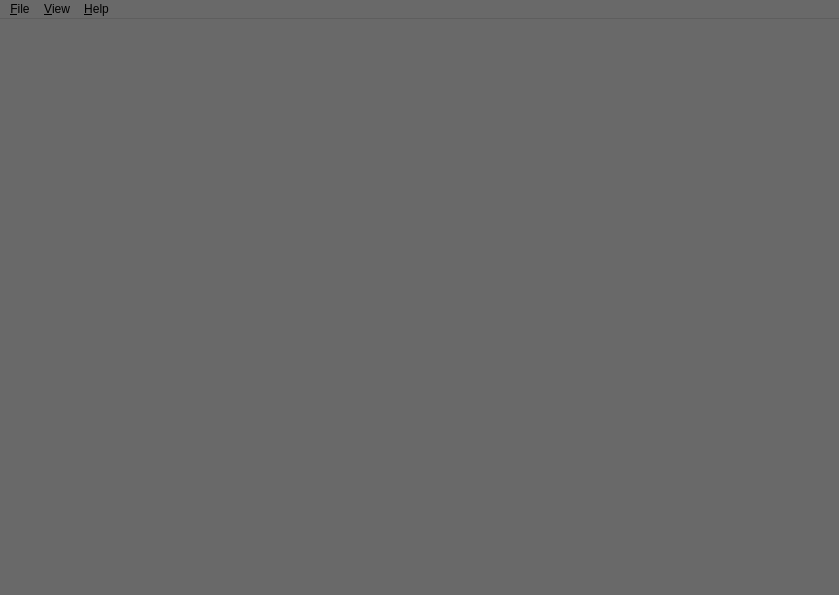
<?xml version="1.0" encoding="UTF-8"?>
<ui version="4.0">
 <class>MainWindow</class>
 <widget class="QMainWindow" name="MainWindow">
  <property name="geometry">
   <rect>
    <x>0</x>
    <y>0</y>
    <width>839</width>
    <height>595</height>
   </rect>
  </property>
  <property name="sizePolicy">
   <sizepolicy hsizetype="Preferred" vsizetype="Preferred">
    <horstretch>0</horstretch>
    <verstretch>0</verstretch>
   </sizepolicy>
  </property>
  <property name="minimumSize">
   <size>
    <width>256</width>
    <height>256</height>
   </size>
  </property>
  <property name="palette">
   <palette>
    <active>
     <colorrole role="Base">
      <brush brushstyle="SolidPattern">
       <color alpha="255">
        <red>255</red>
        <green>255</green>
        <blue>255</blue>
       </color>
      </brush>
     </colorrole>
     <colorrole role="Window">
      <brush brushstyle="SolidPattern">
       <color alpha="255">
        <red>105</red>
        <green>105</green>
        <blue>105</blue>
       </color>
      </brush>
     </colorrole>
    </active>
    <inactive>
     <colorrole role="Base">
      <brush brushstyle="SolidPattern">
       <color alpha="255">
        <red>255</red>
        <green>255</green>
        <blue>255</blue>
       </color>
      </brush>
     </colorrole>
     <colorrole role="Window">
      <brush brushstyle="SolidPattern">
       <color alpha="255">
        <red>105</red>
        <green>105</green>
        <blue>105</blue>
       </color>
      </brush>
     </colorrole>
    </inactive>
    <disabled>
     <colorrole role="Base">
      <brush brushstyle="SolidPattern">
       <color alpha="255">
        <red>105</red>
        <green>105</green>
        <blue>105</blue>
       </color>
      </brush>
     </colorrole>
     <colorrole role="Window">
      <brush brushstyle="SolidPattern">
       <color alpha="255">
        <red>105</red>
        <green>105</green>
        <blue>105</blue>
       </color>
      </brush>
     </colorrole>
    </disabled>
   </palette>
  </property>
  <property name="acceptDrops">
   <bool>true</bool>
  </property>
  <property name="windowTitle">
   <string>Sekvyu</string>
  </property>
  <property name="windowIcon">
   <iconset resource="../resource/sekvyu.qrc">
    <normaloff>:/app_icon.png</normaloff>:/app_icon.png</iconset>
  </property>
  <property name="autoFillBackground">
   <bool>false</bool>
  </property>
  <property name="iconSize">
   <size>
    <width>700</width>
    <height>700</height>
   </size>
  </property>
  <property name="animated">
   <bool>false</bool>
  </property>
  <property name="documentMode">
   <bool>false</bool>
  </property>
  <widget class="QWidget" name="layoutWidget">
   <layout class="QHBoxLayout" name="horizontalLayout">
    <property name="spacing">
     <number>0</number>
    </property>
    <property name="sizeConstraint">
     <enum>QLayout::SetMaximumSize</enum>
    </property>
    <property name="leftMargin">
     <number>0</number>
    </property>
    <property name="topMargin">
     <number>0</number>
    </property>
    <property name="rightMargin">
     <number>0</number>
    </property>
    <property name="bottomMargin">
     <number>0</number>
    </property>
    <item>
     <widget class="ArchiveImageView" name="imageView">
      <property name="sizePolicy">
       <sizepolicy hsizetype="Ignored" vsizetype="Ignored">
        <horstretch>0</horstretch>
        <verstretch>0</verstretch>
       </sizepolicy>
      </property>
      <property name="contextMenuPolicy">
       <enum>Qt::CustomContextMenu</enum>
      </property>
      <property name="text">
       <string/>
      </property>
      <property name="alignment">
       <set>Qt::AlignCenter</set>
      </property>
      <property name="wordWrap">
       <bool>false</bool>
      </property>
     </widget>
    </item>
   </layout>
  </widget>
  <widget class="QMenuBar" name="menuBar">
   <property name="geometry">
    <rect>
     <x>0</x>
     <y>0</y>
     <width>839</width>
     <height>24</height>
    </rect>
   </property>
   <property name="defaultUp">
    <bool>false</bool>
   </property>
   <widget class="QMenu" name="menuFile">
    <property name="title">
     <string notr="true">&amp;File</string>
    </property>
    <addaction name="actionOpen"/>
    <addaction name="actionSaveImageAs"/>
    <addaction name="separator"/>
    <addaction name="actionQuit"/>
   </widget>
   <widget class="QMenu" name="menuHelp">
    <property name="title">
     <string>&amp;Help</string>
    </property>
    <addaction name="actionAbout"/>
   </widget>
   <widget class="QMenu" name="menuView">
    <property name="title">
     <string>&amp;View</string>
    </property>
    <addaction name="actionGoTo"/>
   </widget>
   <addaction name="menuFile"/>
   <addaction name="menuView"/>
   <addaction name="menuHelp"/>
  </widget>
  <action name="actionOpen">
   <property name="text">
    <string>&amp;Open Archive...</string>
   </property>
   <property name="iconText">
    <string>Open</string>
   </property>
   <property name="toolTip">
    <string>Open</string>
   </property>
   <property name="shortcut">
    <string>Ctrl+O</string>
   </property>
  </action>
  <action name="actionQuit">
   <property name="text">
    <string>&amp;Quit</string>
   </property>
   <property name="shortcut">
    <string>Ctrl+Q</string>
   </property>
  </action>
  <action name="actionSaveImageAs">
   <property name="enabled">
    <bool>false</bool>
   </property>
   <property name="text">
    <string>&amp;Save Image As...</string>
   </property>
   <property name="iconText">
    <string>Save Image As</string>
   </property>
   <property name="toolTip">
    <string>Save Image As</string>
   </property>
   <property name="shortcut">
    <string>Ctrl+S</string>
   </property>
  </action>
  <action name="actionAbout">
   <property name="text">
    <string>&amp;About</string>
   </property>
  </action>
  <action name="actionGoTo">
   <property name="enabled">
    <bool>false</bool>
   </property>
   <property name="text">
    <string>&amp;Go To...</string>
   </property>
   <property name="shortcut">
    <string>Ctrl+G</string>
   </property>
  </action>
 </widget>
 <layoutdefault spacing="6" margin="11"/>
 <customwidgets>
  <customwidget>
   <class>ArchiveImageView</class>
   <extends>QLabel</extends>
   <header>archiveimageview.h</header>
  </customwidget>
 </customwidgets>
 <resources>
  <include location="../resource/sekvyu.qrc"/>
 </resources>
 <connections>
  <connection>
   <sender>imageView</sender>
   <signal>customContextMenuRequested(QPoint)</signal>
   <receiver>MainWindow</receiver>
   <slot>showImgCtxMenu(QPoint)</slot>
   <hints>
    <hint type="sourcelabel">
     <x>4</x>
     <y>35</y>
    </hint>
    <hint type="destinationlabel">
     <x>375</x>
     <y>278</y>
    </hint>
   </hints>
  </connection>
  <connection>
   <sender>actionOpen</sender>
   <signal>triggered()</signal>
   <receiver>MainWindow</receiver>
   <slot>askOpenFile()</slot>
   <hints>
    <hint type="sourcelabel">
     <x>-1</x>
     <y>-1</y>
    </hint>
    <hint type="destinationlabel">
     <x>481</x>
     <y>327</y>
    </hint>
   </hints>
  </connection>
  <connection>
   <sender>actionQuit</sender>
   <signal>triggered()</signal>
   <receiver>MainWindow</receiver>
   <slot>close()</slot>
   <hints>
    <hint type="sourcelabel">
     <x>-1</x>
     <y>-1</y>
    </hint>
    <hint type="destinationlabel">
     <x>481</x>
     <y>327</y>
    </hint>
   </hints>
  </connection>
  <connection>
   <sender>actionSaveImageAs</sender>
   <signal>triggered()</signal>
   <receiver>MainWindow</receiver>
   <slot>saveCurrentImg()</slot>
   <hints>
    <hint type="sourcelabel">
     <x>-1</x>
     <y>-1</y>
    </hint>
    <hint type="destinationlabel">
     <x>419</x>
     <y>297</y>
    </hint>
   </hints>
  </connection>
  <connection>
   <sender>actionAbout</sender>
   <signal>triggered()</signal>
   <receiver>MainWindow</receiver>
   <slot>showAbout()</slot>
   <hints>
    <hint type="sourcelabel">
     <x>-1</x>
     <y>-1</y>
    </hint>
    <hint type="destinationlabel">
     <x>419</x>
     <y>297</y>
    </hint>
   </hints>
  </connection>
  <connection>
   <sender>actionGoTo</sender>
   <signal>triggered()</signal>
   <receiver>MainWindow</receiver>
   <slot>askImageIndex()</slot>
   <hints>
    <hint type="sourcelabel">
     <x>-1</x>
     <y>-1</y>
    </hint>
    <hint type="destinationlabel">
     <x>419</x>
     <y>297</y>
    </hint>
   </hints>
  </connection>
 </connections>
 <slots>
  <slot>showImgCtxMenu(QPoint)</slot>
  <slot>askOpenFile()</slot>
  <slot>saveCurrentImg()</slot>
  <slot>showAbout()</slot>
  <slot>askImageIndex()</slot>
 </slots>
</ui>
